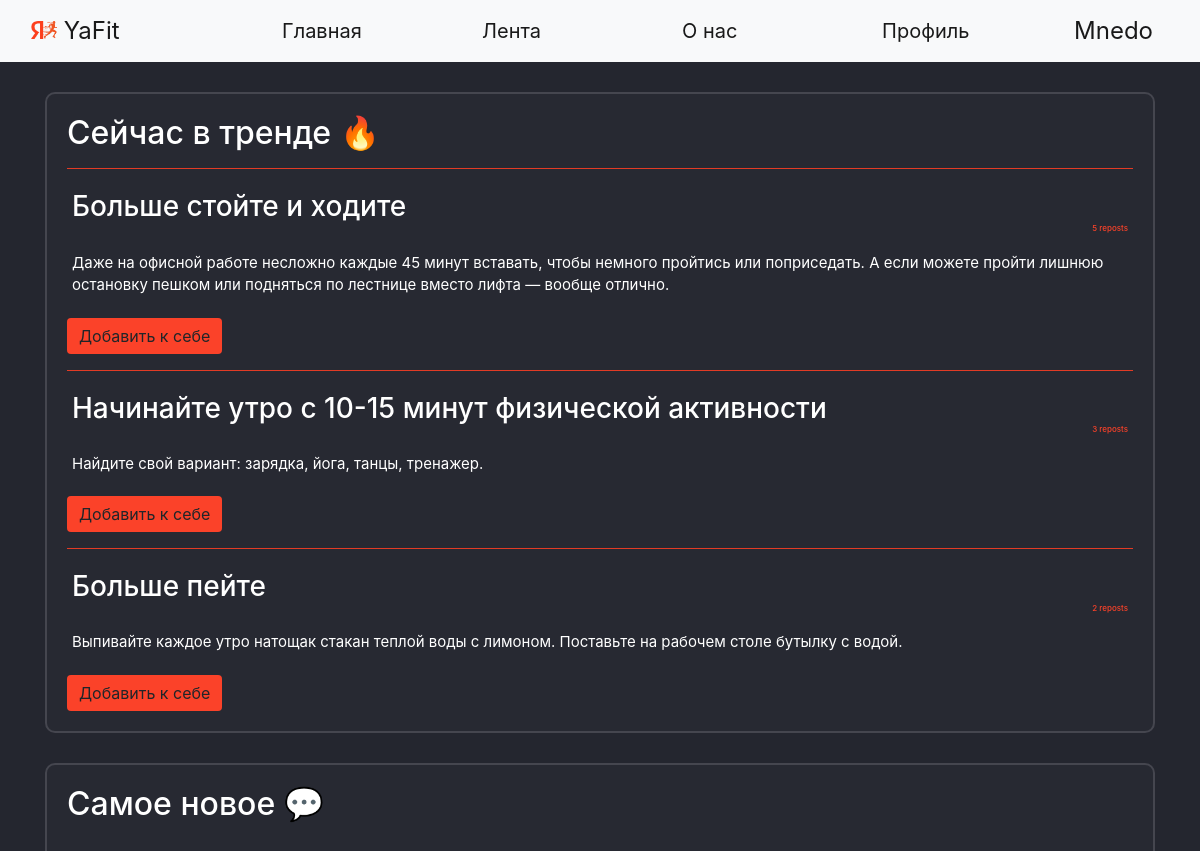
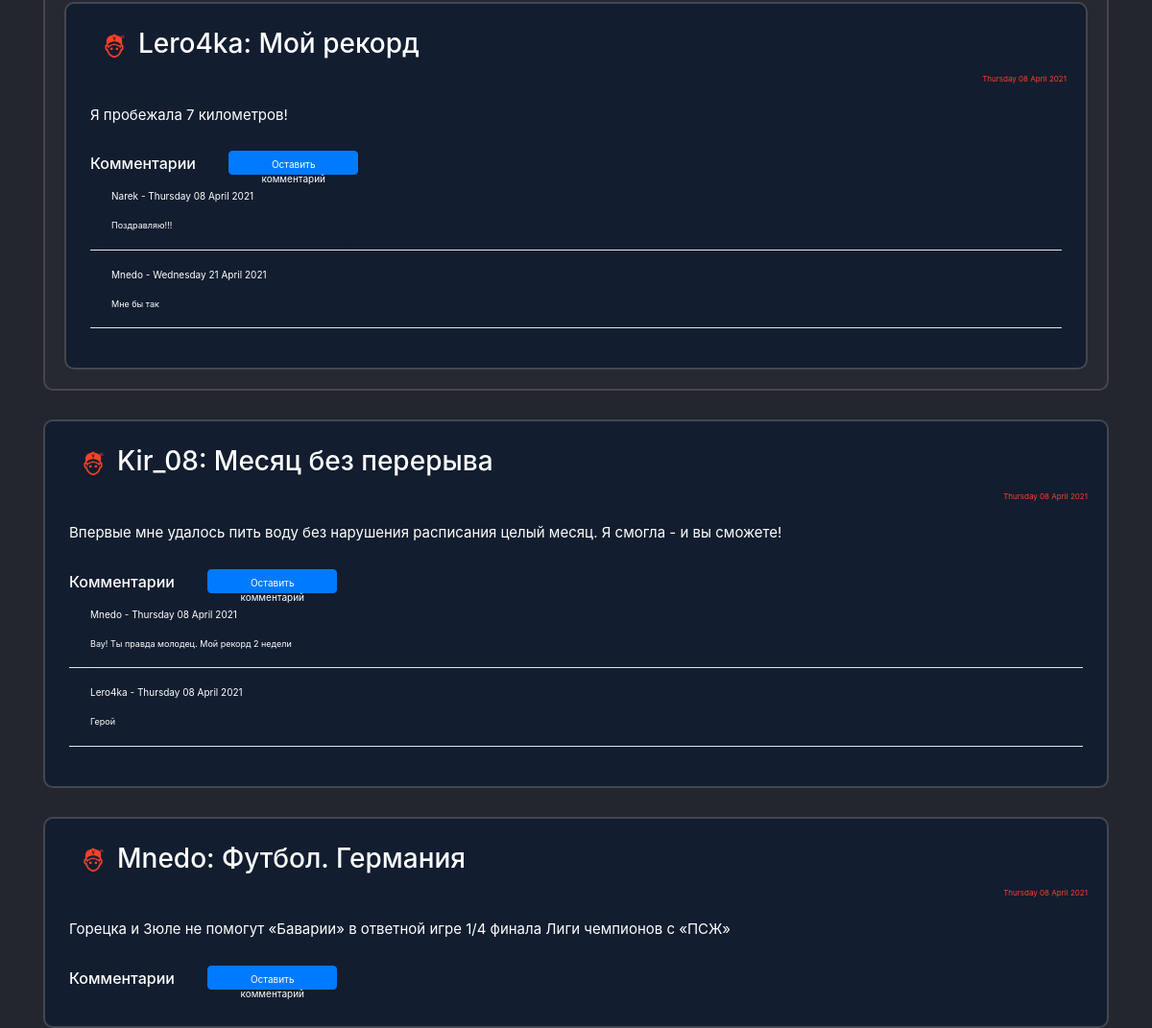
/ (signed in), run on the app's committed database (2 pictures, top to bottom).
### data/users.py (models this page shows, shortened)
class User(SqlAlchemyBase, UserMixin, SerializerMixin):
    __tablename__ = 'users'
    id = sqlalchemy.Column(sqlalchemy.Integer,
                           primary_key=True, autoincrement=True)
    name = sqlalchemy.Column(sqlalchemy.String)
    surname = sqlalchemy.Column(sqlalchemy.String)
    nickname = sqlalchemy.Column(sqlalchemy.String)
    age = sqlalchemy.Column(sqlalchemy.Integer)
    status = sqlalchemy.Column(sqlalchemy.String)
    about = sqlalchemy.Column(sqlalchemy.String)
    email = sqlalchemy.Column(sqlalchemy.String, unique=True)
    hashed_password = sqlalchemy.Column(sqlalchemy.String)
    modified_date = sqlalchemy.Column(sqlalchemy.DateTime, default=datetime.datetime.now)
    city_from = sqlalchemy.Column(sqlalchemy.String)
    habit = sqlalchemy.Column(sqlalchemy.String)  # id_1;id_2
    habits = orm.relation("Habits", back_populates='user')
    news = orm.relation("News", back_populates='user')
    comments = orm.relation("Comments", back_populates='user')

### data/habits.py (models this page shows)
class Habits(SqlAlchemyBase, UserMixin, SerializerMixin):
    __tablename__ = 'habits'
    id = sqlalchemy.Column(sqlalchemy.Integer,
                           primary_key=True, autoincrement=True)
    type = sqlalchemy.Column(sqlalchemy.String)
    period = sqlalchemy.Column(sqlalchemy.Integer)  # days
    about_link = sqlalchemy.Column(sqlalchemy.String)
    count = sqlalchemy.Column(sqlalchemy.Integer, default=0)
    reposts = sqlalchemy.Column(sqlalchemy.Integer, default=0)
    creator = sqlalchemy.Column(sqlalchemy.String, sqlalchemy.ForeignKey("users.id"))
    user = orm.relation('User')

### data/news.py (models this page shows)
class News(SqlAlchemyBase, UserMixin, SerializerMixin):
    __tablename__ = 'news'
    id = sqlalchemy.Column(sqlalchemy.Integer,
                           primary_key=True, autoincrement=True)
    title = sqlalchemy.Column(sqlalchemy.String)
    content = sqlalchemy.Column(sqlalchemy.String)
    created_date = sqlalchemy.Column(sqlalchemy.DateTime,
                                     default=datetime.datetime.now)
    user_id = sqlalchemy.Column(sqlalchemy.Integer,
                                sqlalchemy.ForeignKey("users.id"))
    comms = sqlalchemy.Column(sqlalchemy.String)  # id_1;id_2
    user = orm.relation('User')

### data/comments.py (models this page shows)
class Comments(SqlAlchemyBase, UserMixin, SerializerMixin):
    __tablename__ = 'comments'
    id = sqlalchemy.Column(sqlalchemy.Integer,
                           primary_key=True, autoincrement=True)
    content = sqlalchemy.Column(sqlalchemy.String)
    created_date = sqlalchemy.Column(sqlalchemy.DateTime,
                                     default=datetime.datetime.now)
    user_id = sqlalchemy.Column(sqlalchemy.Integer,
                                sqlalchemy.ForeignKey("users.id"))
    user = orm.relation('User')

### main.py (the view)
@app.route("/")
def index():
    db_sess = db_session.create_session()
    habits = db_sess.query(Habits).all()
    habits = sorted(habits, key=lambda x: -int(x.reposts))
    top_habits = []
    habit_index = 0
    for habit in habits:
        habit_index += 1
        creator_nickname = (db_sess.query(User).filter(User.id == habit.creator).first()).nickname
        top_habits.append({'id': habit.id,
                           'type': habit.type,
                           'period': habit.period,
                           'about_link': habit.about_link,
                           'count': habit.count,
                           'reposts': habit.reposts,
                           'creator': creator_nickname})
        if habit_index == 3:
            break
    rec_news = db_sess.query(News).all()
    rec_news = sorted(rec_news, key=lambda x: x.created_date)
    top_news = []
    news_index = 0
    for news in rec_news:
        path = ''
        news_index += 1
        creator_nickname = (db_sess.query(User).filter(User.id == news.user_id).first()).nickname
        for images in os.listdir('static/img/users_photo'):
            if images.split('.')[0] == creator_nickname:
                path = 'static/img/users_photo/' + images
        if path == '':
            path = 'static/img/users_photo/default.jpg'
        comments = []
        if news.comms:
            if ';' in news.comms:
                for com_id in news.comms.split(';'):
                    comments.append(db_sess.query(Comments).filter(Comments.id == com_id).first())
            elif len(news.comms) == 1:
                com_id = news.comms
                comments = [db_sess.query(Comments).filter(Comments.id == com_id).first()]
        else:
            comments = []
        if len(comments) > 1:
            comments = sorted(comments, key=lambda x: x.created_date)
        comments_main = []
        for com in comments:
            comentor_nickname = db_sess.query(User).filter(User.id == com.user_id).first().nickname
            comments_main.append({'id': com.id,
                                  'content': com.content,
                                  'created_date': com.created_date.strftime("%A %d %B %Y"),
                                  'creator': comentor_nickname})
        comments = comments_main
        top_news.append({'id': news.id,
                         'title': news.title,
                         'content': news.content,
                         'created_date': news.created_date.strftime("%A %d %B %Y"),
                         'comms': comments,
                         'creator': creator_nickname,
                         'path': path})
        if news_index == 3:
            break
    return render_template("index.html", top_habits=top_habits, top_news=top_news, random_id=random.randint(1, 2 ** 16),
                           title='Главная')

### data/db_session.py (called while the page is built)
def create_session() -> Session:
    global __factory
    return __factory()

### main.py (called while the page is built)
@login_manager.user_loader
def load_user(user_id):
    db_sess = db_session.create_session()
    return db_sess.query(User).get(user_id)

### templates/index.html (shortened to what this page needs)
{% extends "base.html" %}
{% block content %}
<div class="page_border">
    <h2>Сейчас в тренде &#128293;</h2>
    {% for habit in top_habits%}
    <hr>
    <div class="menu_item">
        <h3>{{habit['type']}}
            <div class="reposts">
                {{habit['reposts']}} reposts
            </div>
        </h3>
    </div>
    <div class="menu_item">
        <p>{{habit['about_link']}}</p>
    </div>
    {% if current_user.is_authenticated %}
    <div>
        <a href="/add_habit/{{ habit['id'] }}" class="btn btn-warning">Добавить к себе</a>
    </div>
    {% endif %}
    {% endfor %}
</div>
<div class="page_border">
    <h2>Самое новое &#128172;</h2>
    {% for new in top_news%}
    <div class="page_border" style="background-color: #121d2f !important;">
        <div class="menu_item">
            <h3><a><img
                    src={{new['path']}}?dummy={{random_id}} alt="avatar"
                    class="round_avatar"></a>{{new['creator']}}: {{new['title']}} </h3>
        </div>
        <div class="reposts">
            <p>{{new['created_date']}}</p>
        </div>
        <div class="menu_item">
            <p>{{new['content']}}</p>
        </div>
        <div class="menu_item">
            <h6>Комментарии {% if current_user.is_authenticated %}
                <a href="/com_add/{{ new['id'] }}" class="btn btn-primary"
                   style=" height:25px; width:135px; font-size: 10px; margin-bottom:5px; margin-left: 30px;">Оставить
                    комментарий</a>
                        {% endif %}
            </h6>
            {% for com in new['comms'] %}
            <div class="com_label" style="margin-left: 20px; padding: 0; margin-top: 0; margin-bottom;">
                <p style="font-size: 10px;">{{com['creator']}} - {{com['created_date']}}</p>
                <p style="font-size: 9px;">{{com['content']}}
                </p></div>
            <hr style="color: white; background-color: white; padding: 0; margin-top: 0; margin-bottom;">
            {% endfor %}
            </div>
        </div>
    </div>
    {% endfor %}
{% endblock %}

### templates/base.html (shortened to what this page needs)
<!doctype html>
<html lang="en">
<head>
    <link rel="stylesheet" href="/static/css/style.css?random()">
    <link rel="stylesheet"
          href="https://stackpath.bootstrapcdn.com/bootstrap/4.4.1/css/bootstrap.min.css"
>
</head>
<body>
<header>
    <nav class="navbar navbar-expand-lg navbar-light bg-light">
        <div class="container-fluid">
            <a class="navbar-brand" style="width: 250px;" href="/">
                <img src="/static/img/YaFit_logo.png" alt="" width="26" height="18"
                     class="d-inline-block text-align-center" style="margin-bottom:5px;">
                YaFit
            </a>
            <div class="collapse navbar-collapse">
                <ul class="mx-auto navbar-nav">
                    <li class="nav-item">
                        <a class="nav-link active" style="width: 200px;" aria-current="page" href="/">Главная</a>
                    </li>
                    <li class="nav-item">
                        <a class="nav-link active" style="width: 200px;" href="/news">Лента</a>
                    </li>
                    <li class="nav-item">
                        <a class="nav-link active" style="width: 200px;" href="/info">О нас</a>
                    </li>
                    <li class="nav-item">
                        <a class="nav-link active" style="width: 200px;" href="/office">Профиль</a>
                </ul>
                {% if current_user.is_authenticated %}
                <a class="navbar-brand" href="/logout">{{current_user.nickname}}</a>
                {% else %}
                <p>
                    <a class="btn btn-primary " href="/register">Зарегистрироваться</a>
                    <a class="btn btn-success" href="/login">Войти</a>
                </p>
                {% endif %}
            </div>
        </div>
    </nav>
</header>
<main role="main" class="container">
    {% block content %}{% endblock %}
</main>
</body>
</html>

### static/css/style.css (style rules this page uses)
body { background-color: #24262f !important; color: white; }
.nav-item { color: black; font-weight: 400; font-size: 20px !important; }
.navbar-brand { font-size: 24px !important; }
.page_border { background-color: #272932 !important; color: white !important; border: 2px solid #45464F; border-radius: 10px; padding: 20px !important; margin: 0 auto; margin-top: 30px; }
.menu_item { padding: 5px !important; font-size: 15px !important; }
hr { background-color: #FB4229; color: #FB4229; }
.reposts { color: #FB4229 !important; font-size: 8px !important; text-align: right; }
.btn-warning { background-color: #FB4229 !important; border: 2px #FB4229 !important; }
.com_label { background-color: #121d2f !important; color: white !important; border: 2px solid #121d2f; width: 25%; border-radius: 10px; }
.round_avatar { margin-left:10px; margin-right:10px; width: 30px !important; height: 30px !important; border-radius: 50px !important; }

### data on the page
User: nickname "Mnedo"
Habits: type "Больше стойте и ходите", about_link "Даже на офисной работе несложно каждые 45 минут вставать, чтобы немного пройтись или поприседать. А если можете пройти лишнюю остановку пешком или подняться по лестнице вместо лифта — вообще отлично."
Habits: type "Начинайте утро с 10-15 минут физической активности", about_link "Найдите свой вариант: зарядка, йога, танцы, тренажер."
Habits: type "Больше пейте", about_link "Выпивайте каждое утро натощак стакан теплой воды с лимоном. Поставьте на рабочем столе бутылку с водой."
User: creator "Lero4ka", creator "Lero4ka"
News: title "Мой рекорд", content "Я пробежала 7 километров!"
User: creator "Narek"
Comments: content "Поздравляю!!!"
User: creator "Mnedo" "Mnedo", creator "Mnedo"
Comments: content "Мне бы так"
User: creator "Kir_08"
News: title "Месяц без перерыва", content "Впервые мне удалось пить воду без нарушения расписания целый месяц. Я смогла - и вы сможете!"
Comments: content "Вау! Ты правда молодец. Мой рекорд 2 недели"
Comments: content "Герой"
News: title "Футбол. Германия", content "Горецка и Зюле не помогут «Баварии» в ответной игре 1/4 финала Лиги чемпионов с «ПСЖ»"

### other printed values
{{ habit['reposts'] }} "5" "3" "2"
{{ new['created_date'] }} "Thursday 08 April 2021" "Thursday 08 April 2021" "Thursday 08 April 2021"
{{ com['created_date'] }} "Thursday 08 April 2021" "Wednesday 21 April 2021" "Thursday 08 April 2021" "Thursday 08 April 2021"
